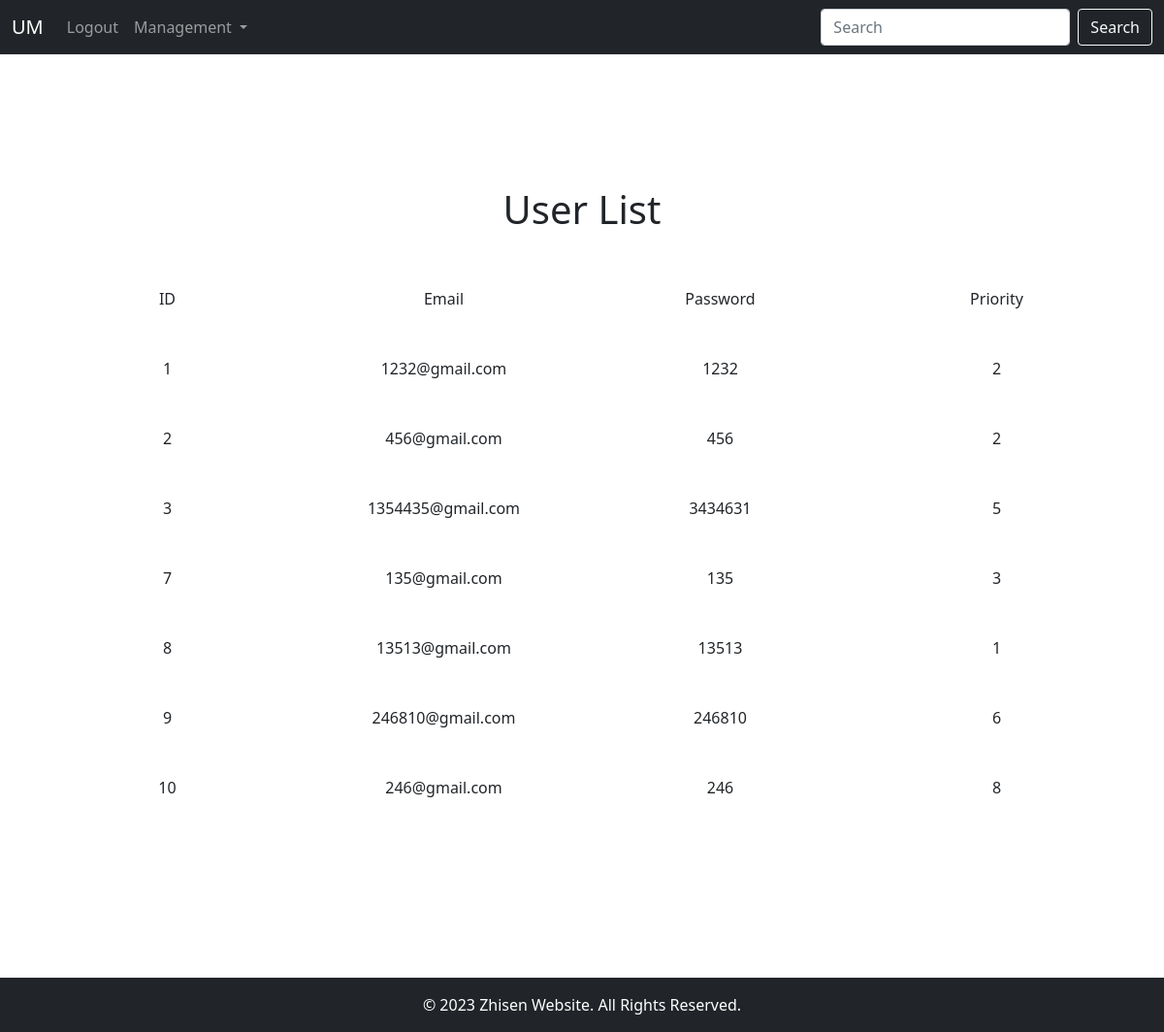
/userlist (signed in), run on the app's committed database.
### user_model.py (models this page shows)
class User(db.Model):
    id = db.Column(db.Integer, primary_key=True, autoincrement=True)
    email = db.Column(db.String(150), unique=True)
    password = db.Column(db.String(150))
    priority = db.Column(db.Integer, default=0)

### view.py (the view)
@views_bp.route("/userlist")
@login_required
def user_list():
    user_list = list_users()
    return render_template("user_list.html", users=user_list)

### user_controller.py (called while the page is built)
def list_users():
    users = db.session.execute(db.select(User).order_by(User.id)).scalars().all()
    user_list = []
    for user in users:
        user_list.append({'user_id': user.id, 'user_email': user.email, 'user_password': user.password, 'user_priority': user.priority})
    return user_list

### view.py (called while the page is built)
@login_manager.user_loader
def user_loader(email):
    users = db.session.execute(db.select(User).order_by(User.id)).scalars()
    users_email = []
    for user in users:
        users_email.append(user.email)
    if email not in users_email:
        return
    user = User1()
    user.id = email
    return user

### app1/templates/user_list.html (shortened to what this page needs)
{% extends '/frame/base.html' %}
{% block content %}
    <div class="container mt-5">
        <div class="row align-items-center">
            <div class="col text-center">
                <h1>User List</h1>
            </div>
        </div>
    </div>
    <div class="container mt-5">
        <div class="row align-items-center">
            <div class="col text-center">ID</div>
            <div class="col text-center">Email</div>
            <div class="col text-center">Password</div>
            <div class="col text-center">Priority</div>
        </div>
    </div>
    {% for user in users %}
        <div class="container mt-5">
            <div class="row align-items-center">
                <div class="col text-center">{{ user.user_id }}</div>
                <div class="col text-center">{{ user.user_email }}</div>
                <div class="col text-center">{{ user.user_password }}</div>
                <div class="col text-center">{{ user.user_priority }}</div>
            </div>
        </div>
    {% endfor %}
{% endblock %}

### app1/templates/frame/base.html (shortened to what this page needs)
<!DOCTYPE html>
<html lang="en">
<head>
    <link href="https://cdn.jsdelivr.net/npm/bootstrap@5.1.1/dist/css/bootstrap.min.css" rel="stylesheet">
</head>
<body>
    <div id="header">
        <nav class="navbar navbar-expand-lg navbar-dark bg-dark fixed-top">
            <div class="container-fluid">
              <a class="navbar-brand" href="/">UM</a>
              <div class="collapse navbar-collapse" id="navbarSupportedContent">
                <ul class="navbar-nav me-auto mb-2 mb-lg-0">
                  {% if current_user.is_authenticated %}
                    <li class="nav-item">
                      <a class="nav-link" href="/logout">Logout</a>
                    </li>
                    <li class="nav-item dropdown">
                      <a class="nav-link dropdown-toggle" href="#" id="navbarDropdown" role="button" data-bs-toggle="dropdown" aria-expanded="false">
                        Management
                      </a>
                    </li>
                  {% endif %}
                </ul>
                <form class="d-flex">
                  <input class="form-control me-2" type="search" placeholder="Search" aria-label="Search">
                  <button class="btn btn-outline-light" type="submit">Search</button>
                </form>
              </div>
            </div>
        </nav>
    </div>
    <div id="content">
        {% block content %}{% endblock %}
    </div>
    <footer class="bg-dark text-white text-center fixed-bottom py-3">
      <div class="container">
          &copy; 2023 Zhisen Website. All Rights Reserved.
      </div>
    </footer>
</body>
</html>

### data on the page
User: user_id "1", user_email "1232@gmail.com", user_password "1232", user_priority "2"
User: user_id "2", user_email "456@gmail.com", user_password "456", user_priority "2"
User: user_id "3", user_email "1354435@gmail.com", user_password "3434631", user_priority "5"
User: user_id "7", user_email "135@gmail.com", user_password "135", user_priority "3"
User: user_id "8", user_email "13513@gmail.com", user_password "13513", user_priority "1"
User: user_id "9", user_email "246810@gmail.com", user_password "246810", user_priority "6"
User: user_id "10", user_email "246@gmail.com", user_password "246", user_priority "8"
